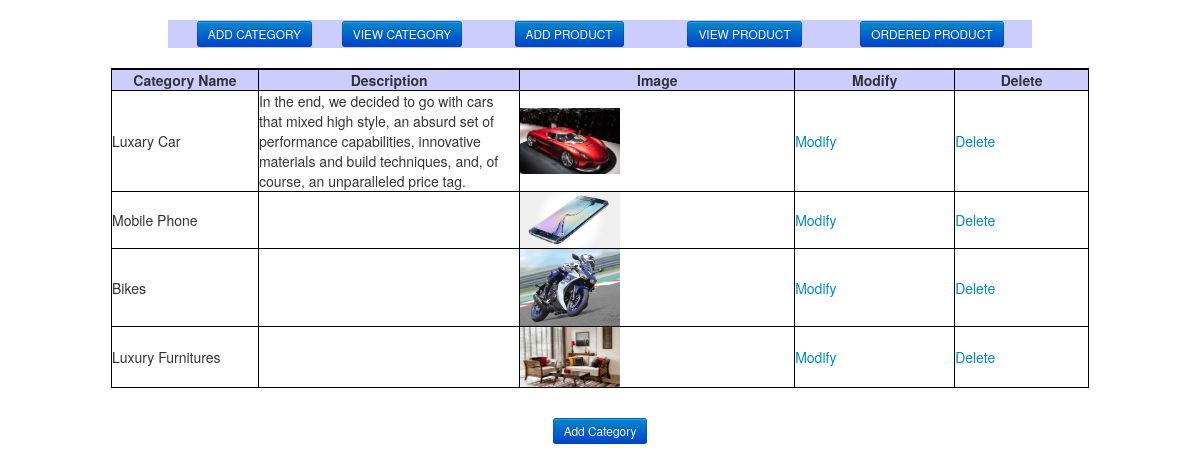
The app's page /cat_view.php with its own data.
### tables this page shows
CREATE TABLE IF NOT EXISTS `tbl_category` (
  `cat_id` int(10) unsigned NOT NULL AUTO_INCREMENT,
  `cat_parent_id` int(11) NOT NULL DEFAULT '0',
  `cat_name` varchar(50) NOT NULL DEFAULT '',
  `cat_description` varchar(200) NOT NULL DEFAULT '',
  `cat_image` varchar(255) NOT NULL DEFAULT '',
  PRIMARY KEY (`cat_id`),
  KEY `cat_parent_id` (`cat_parent_id`),
  KEY `cat_name` (`cat_name`)
);

### cat_view.php (the view, shortened to what this page needs)
<!DOCTYPE html PUBLIC "-//W3C//DTD XHTML 1.0 Transitional//EN" "http://www.w3.org/TR/xhtml1/DTD/xhtml1-transitional.dtd">
<html xmlns="http://www.w3.org/1999/xhtml">
<head>
<link href="css/main.css" rel="stylesheet">
<link rel="stylesheet" href="main.css">
</head>
<body style="background-image:url(image/wallpaper-background-1600x1200.jpg)">
<br>
<table width="90%" border="0" align="center">
  <tr>
    <td width="0%">&nbsp;</td>
    <td width="16%" bgcolor="#CCCCFF"><a href="addcategory.php">
	<div align="center"><strong><input type="button" name="Button" value="ADD CATEGORY" class='btn btn-small btn-primary'/></strong></div></a></td>
    <td width="16%" bgcolor="#CCCCFF"><a href="cat_view.php">
    <input type="button" name="Button" value="VIEW CATEGORY" class='btn btn-small btn-primary' /></a></td>
    <td width="16%" bgcolor="#CCCCFF"><a href="addproduct.php">
        <input type="button" name="Button" value="ADD PRODUCT" class='btn btn-small btn-primary'/>
   </a></td><td width="16%" bgcolor="#CCCCFF"><a href="product_view.php">
     <input type="button" name="Button2" value="VIEW PRODUCT" class='btn btn-small btn-primary'/></a>
    <td width="16%" bgcolor="#CCCCFF"><a href="buy.php">
      <input type="button" name="Button3" value="ORDERED PRODUCT" class='btn btn-small btn-primary'/>
    </a><a href="buy.php"></a> </td>
    <td width="0%">&nbsp;</td>
  </tr>
</table>
	  <center><table width="978" border="1" cellpadding="0" cellspacing="0" bordercolor="#000000"><td width="145">
  <tr bgcolor="#CCCCFF"><br>
    <td><div align="center"><strong>Category Name</strong></div></td>
    <td width="259"><div align="center"><strong>Description</strong></div></td>
    <td width="272"><div align="center"><strong>Image</strong></div></td>
	<td width="158"><div align="center"><strong>Modify</strong></div></td>
	<td width="132"><div align="center"><strong>Delete</strong></div></td>
  </tr>
  <?php
  $query="select *from `tbl_category`";
  $result=mysql_query($query);
  while($res=mysql_fetch_array($result))
  {
  echo"<tr>
    <td>$res[2]</td>
    <td>$res[3]</td>
	<td><img src='upload/$res[4]' height='100' width='100'> </td>
    <td><a href='pro_cateupdate.php ? bid=$res[0]'>Modify</a></td>
    <td><a href='cat_delete.php ? bid=$res[0]' >Delete</a></td>
  </tr>";
  }
  ?>
 </table>
      <p>&nbsp;</p>
      <form action="addcategory.php" method="post">
<input name="AddCategory" type="submit" value="Add Category" class='btn btn-small btn-primary' />
</form>
</body>
</html>

### records on screen
tbl_category: cat_name "Luxary Car", cat_description "In the end, we decided to go with cars that mixed high style, an absurd set of performance capabilities, innovative materials and build techniques, and, of course, an unparalleled price tag.", cat_image (picture)
tbl_category: cat_name "Mobile Phone", cat_image (picture)
tbl_category: cat_name "Bikes", cat_image (picture)
tbl_category: cat_name "Luxury Furnitures", cat_image (picture)
